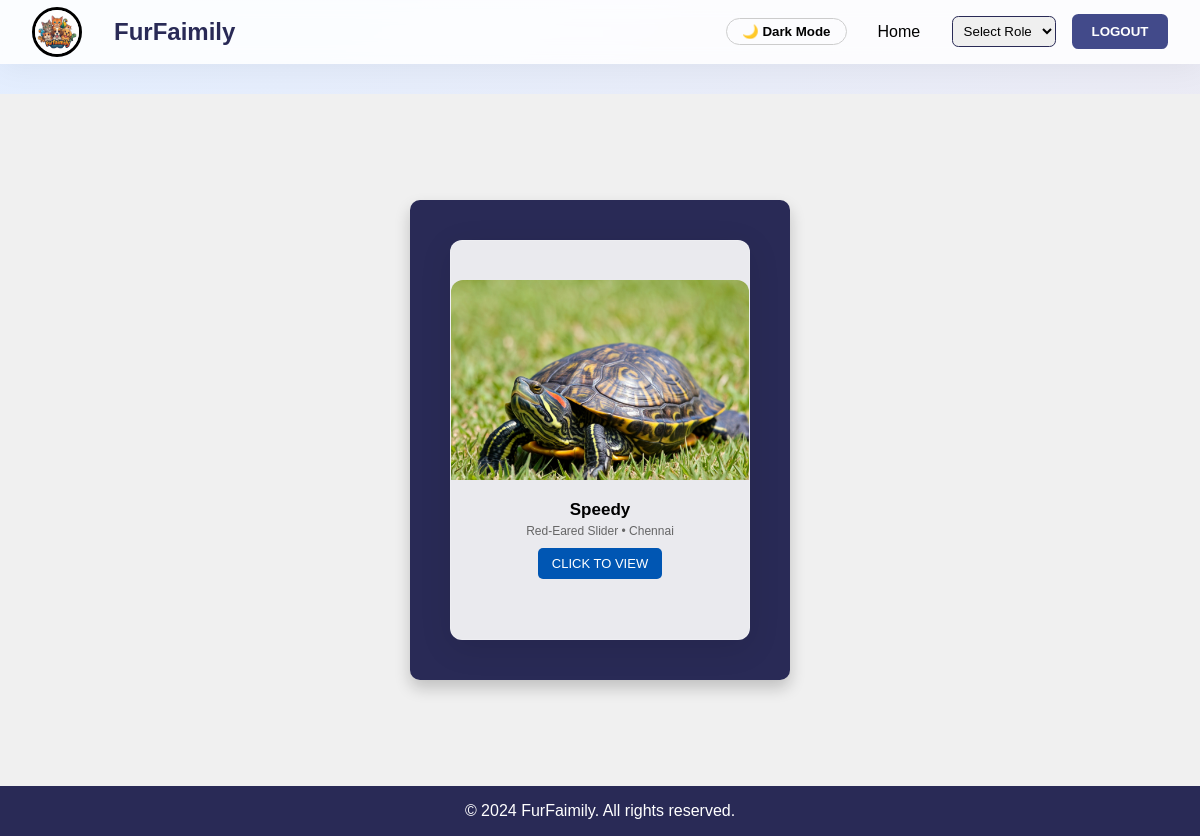
The app's page /Turtle.php with its own data.
### tables this page shows
CREATE TABLE pets (
  id INTEGER PRIMARY KEY AUTOINCREMENT,
  name VARCHAR(100) NOT NULL,
  category VARCHAR(50) NOT NULL,
  status VARCHAR(50) DEFAULT "available",
  trait_tag VARCHAR(50) DEFAULT "family"
, breed TEXT DEFAULT "Mixed Breed", age TEXT DEFAULT "1 Year", vaccinated INTEGER DEFAULT 1, neutered INTEGER DEFAULT 1, dewormed INTEGER DEFAULT 1, city TEXT DEFAULT "Delhi NCR", image TEXT DEFAULT "Img/Img/persian.jpeg", description TEXT DEFAULT "Affectionate, playful, and looking for a loving home.");

### Turtle.php (the view, shortened to what this page needs)
<?php
require_once "db.php";
$category = "Turtle";
$stmt = $pdo->prepare("SELECT * FROM pets WHERE category=?");
$stmt->execute([$category]);
$pets = $stmt->fetchAll();
?>
<!DOCTYPE html>
<html lang="en">
<head>
    <link rel="stylesheet" href="CSS/Cat.css">
    <link rel="stylesheet" href="CSS/dark-mode.css">
    <link rel="stylesheet" href="CSS/premium.css">
</head>
<body>
    <nav class="nav-bar">
        <div class="nav-left">
            <img src="Img/Img/Gemini_Generated_Image_2vj2pb2vj2pb2vj2 (1).jpeg" alt="FurFaimily Logo" class="nav-logo">
            <h1>FurFaimily</h1>
        </div>
        <div class="nav-right">
            <div class="nav-links">
                <button id="dark-mode-toggle" class="dark-toggle">🌙 Dark Mode</button>
                <a href="index.php">Home</a>
                <select id="user-type" onchange="navigateToPage(this.value)">
                    <option value="" disabled selected>Select Role</option>
                </select>
                <button id="btn-logout" onclick="logOut()">LOGOUT</button>
            </div>
        </div>
    </nav>
    <div class="container">
        <div class="card-container">
            <?php if (count($pets) > 0): ?>
                <?php foreach ($pets as $pet): ?>
                <div class="card" onclick="flipCard(this)">
                    <div class="card-inner">
                        <div class="card-front">
                            <img src="<?php echo htmlspecialchars(!empty($pet['image']) ? $pet['image'] : 'Img/Img/Red-Eared Slider.jpeg'); ?>" alt="<?php echo htmlspecialchars($pet["name"]); ?>" class="card-img" style="object-fit:cover;">
                            <div class="card-content">
                                <h3 style="font-size:17px; margin-bottom:4px;"><?php echo htmlspecialchars($pet["name"]); ?></h3>
                                <p style="font-size:12px; color:#666; margin-bottom:10px;"><?php echo htmlspecialchars($pet["breed"] ?? 'Turtle'); ?> &bull; <?php echo htmlspecialchars($pet["city"] ?? 'Delhi'); ?></p>
                                <button class="card-button" style="padding:8px 14px; font-size:13px;">CLICK TO VIEW</button>
                            </div>
                        </div>
                        <div class="card-back" style="padding:15px;">
                            <h3 style="font-size:18px; margin-bottom:4px;"><?php echo htmlspecialchars($pet["name"]); ?></h3>
                            <p style="font-size:12px; opacity:0.9;"><?php echo htmlspecialchars($pet["breed"] ?? 'Turtle'); ?> (<?php echo htmlspecialchars($pet["age"] ?? '1Y'); ?>)</p>
                            <span style="background:rgba(255,255,255,0.2); padding:2px 8px; border-radius:10px; font-size:11px; margin: 4px 0;">✓ Vet Checked & Healthy</span>
                            <p style="font-size:12px; margin:6px 0;"><?php echo htmlspecialchars($pet["trait_tag"] ?? "Calm Aquatic"); ?></p>
                            <a href="adopt.php?id=<?php echo $pet["id"]; ?>" onclick="event.stopPropagation();" style="display:inline-block; margin-top:8px; padding:6px 14px; background:#ff6b6b; color:#fff; border-radius:6px; text-decoration:none; font-weight:bold; font-size:12px;">Adopt Me</a>
                        </div>
                    </div>
                </div>
                <?php endforeach; ?>
            <?php else: ?>
                <p style="text-align:center; width:100%; font-size:18px;">No pets available right now.</p>
            <?php endif; ?>
        </div>
    </div>
    <footer class="footer">
        <p>&copy; 2024 FurFaimily. All rights reserved.</p>
    </footer>
</body>
</html>

### CSS/Cat.css (style rules this page uses)
:root { --color-primary: #292a56; --color-secondary: #424a8a; --color-primary-light: #424a8a48; --color-black: #000000; --color-white: #ffffff; }
* { margin: 0; padding: 0; box-sizing: border-box; font-family: sans-serif; }
.nav-bar { width: 100vw; height: 4rem; border-bottom: 1px solid var(--color-black); background-color: var(--color-white); display: flex; align-items: center; justify-content: space-between; position: fixed; top: 0; left: 0; z-index: 1; }
.nav-logo { height: 50px; width: 50px; border-radius: 50%; border: 3px solid; object-fit: cover; }
.nav-left, .nav-right { display: flex; align-items: center; }
.nav-left { margin-left: 2rem; }
.nav-left h1 { color: var(--color-primary); margin-left: 2rem; }
.nav-right { margin-right: 2rem; }
.nav-links { display: flex; align-items: center; margin-left: 1rem; }
.nav-links a { text-decoration: none; color: var(--color-black); margin: 0 1rem; cursor: pointer; }
#user-type { padding: 0.4rem; margin: 0 1rem; border: 1px solid var(--color-primary); border-radius: 0.4rem; cursor: pointer; }
#btn-logout { width: 6rem; height: 2.2rem; border: 2px solid #424a8a; border-radius: 0.4rem; background-color: #424a8a; color: var(--color-white); font-weight: bold; cursor: pointer; }
.card-container { display: flex; justify-content: space-around; flex-wrap: wrap; padding: 20px; background-color: var(--color-primary); border-radius: 10px; box-shadow: 0 8px 16px rgba(0, 0, 0, 0.2); max-width: 1200px; margin: auto; }
.card { width: 300px; height: 400px; perspective: 1000px; margin: 20px; }
.card-inner { width: 100%; height: 100%; position: relative; transform-style: preserve-3d; transition: transform 0.6s; }
.card-front, .card-back { position: absolute; width: 100%; height: 100%; backface-visibility: hidden; border-radius: 12px; box-shadow: 0 4px 12px rgba(0, 0, 0, 0.15); display: flex; flex-direction: column; justify-content: center; align-items: center; text-align: center; }
.card-front { background-color: var(--color-white); }
.card-back { background-color: var(--color-secondary); color: var(--color-white); transform: rotateY(180deg); }
.card-img { width: 100%; height: 200px; object-fit: contain; border-top-left-radius: 12px; border-top-right-radius: 12px; }
.card-content { padding: 20px; }
.card-button { background-color: #0056b3; color: #ffffff; border: none; border-radius: 5px; padding: 12px 20px; cursor: pointer; transition: background-color 0.3s ease, transform 0.2s ease; font-size: 1rem; }
.container { display: flex; align-items: center; justify-content: center; padding: 6.6rem; background-color: #f0f0f0; margin-top: 1.9rem; }
.footer { background-color: var(--color-primary); color: var(--color-white); text-align: center; padding: 1rem; position: relative; bottom: 0; width: 100%; margin-top: auto; }

### CSS/dark-mode.css (style rules this page uses)
:root { --bg-primary: #ffffff; --text-primary: #333333; --bg-secondary: #f4f4f4; }
.dark-toggle { background: transparent; border: 1px solid #ccc; border-radius: 20px; padding: 5px 15px; cursor: pointer; font-weight: bold; margin-right: 15px; color: inherit; }

### CSS/premium.css (style rules this page uses)
:root { --primary: #ff6b6b; --primary-hover: #ff5252; --nav-bg: rgba(255, 255, 255, 0.85); --card-bg: rgba(255, 255, 255, 0.9); }
body { background: linear-gradient(-45deg, #f3e7e9, #e3eeff, #f3e7e9, #e3eeff); background-size: 400% 400%; animation: gradientBG 15s ease infinite; font-family: 'Inter', sans-serif; }
.nav-bar { background: var(--nav-bg) !important; backdrop-filter: blur(10px); -webkit-backdrop-filter: blur(10px); border-bottom: 1px solid rgba(255,255,255,0.1); box-shadow: 0 4px 30px rgba(0, 0, 0, 0.05); position: sticky; top: 0; z-index: 100; }
button, .btn, .btn-adopt { transition: all 0.3s cubic-bezier(0.4, 0, 0.2, 1) !important; transform: translateY(0); }
.card-front, .card-back, .quiz-container, .result-container, .success-box, .admin-box { background: var(--card-bg) !important; backdrop-filter: blur(10px); border: 1px solid rgba(255, 255, 255, 0.2); box-shadow: 0 8px 32px rgba(0, 0, 0, 0.1); }
.card { transition: transform 0.4s ease; }

### records on screen
pets: image (picture), name "Speedy", breed "Red-Eared Slider", city "Chennai"
